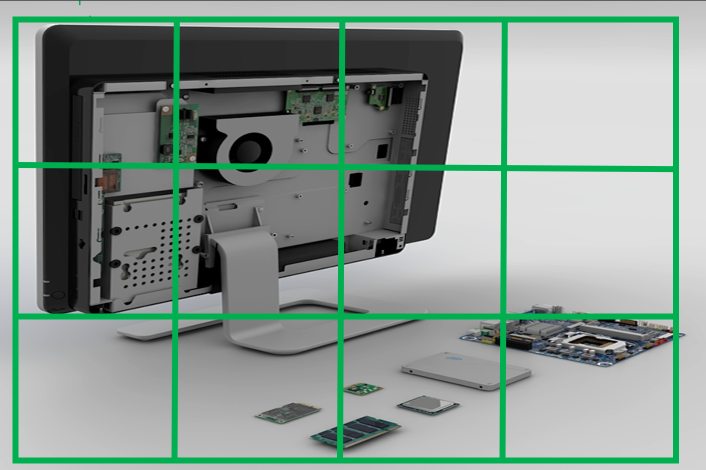
#> input picture assets/models/computer_grid.png, 1412 x 940 px (shown at 1/2 size)
$ python test-line-detector.py   (older library calls are emulated)
#> lines starting #> are read from the running program, lines starting #| are printed output that depends on the picture; after the words box and inside, x2 and y2 are one past the last pixel; in counts of white or black regions, pixels touching at a corner belong together
### src/LineDetector.py
import numpy as np
import cv2
import math


class LineDetector:
    """
    This class applies different mechanisms to detect lines in an image

    """

    def __init__(self, input_image, desc=None):
        self.desc = desc
        self.input_image = None
        self.output_image = None
        print("Line detector initalized")

    def get_only_one_color(self, input_image):

        hsv = cv2.cvtColor(input_image, cv2.COLOR_BGR2HSV)

        # mask = cv2.inRange(hsv, (36, 25, 25), (86, 255,255))
        mask = cv2.inRange(hsv, (30, 10, 0), (80, 255, 255))

        ## slice the green
        imask = mask > 0
        green = np.zeros_like(input_image, np.uint8)
        green[imask] = input_image[imask]

        return green

    def auto_canny(self, image, sigma=0.33):
        # compute the median of the single channel pixel intensities
        v = np.median(image)
        # apply automatic Canny edge detection using the computed median
        lower = int(max(0, (1.0 - sigma) * v))
        upper = int(min(255, (1.0 + sigma) * v))
        edged = cv2.Canny(image, lower, upper)
        # return the edged image
        return edged

    def apply_line_detection(self, input_image):

        # Input image
        self.input_image = input_image
        self.output_image = input_image

        # apply edge detection
        low_threshold = 50
        high_threshold = 200
        edges = cv2.Canny(np.uint8(self.input_image), low_threshold, high_threshold)
        kernel = np.ones((4, 4), np.uint8)
        dilated_edges = cv2.dilate(edges, kernel, iterations=1)

        # now appy hough line detection
        # Perform HoughLinesP tranform.
        # distance resolution in pixels of the Hough grid
        rho = 1

        # angular resolution in radians of the Hough grid
        theta = np.pi / 180

        # minimum number of votes (intersections in Hough grid cell)
        threshold = 15

        # minimum number of pixels making up a line
        min_line_length = 200

        # maximum gap in pixels between connectable line segments
        max_line_gap = 20

        # lines = cv2.HoughLines(dilated_edges, 1, np.pi / 180, 200)

        lines = cv2.HoughLinesP(dilated_edges, rho, theta, threshold, np.array([]),
                                min_line_length, max_line_gap)

        for line in lines:
            for x1, y1, x2, y2 in line:
                Angle = math.atan2(y2 - y1, x2 - x1) * 180.0 / np.pi
                cv2.line(self.output_image, (x1, y1), (x2, y2), (0, 0, 255), 2)
                # cv2.putText(self.output_image, str(counter), (x1, y1), cv2.FONT_HERSHEY_SIMPLEX, 2, (255,233,0))

        return lines, self.output_image

    def dilate_edges(self, edges):
        kernel = np.ones((5, 5), np.uint8)
        dilation = cv2.dilate(edges, kernel, iterations=1)
        return dilation

    # [19 lines left out: function get_final_result, not called in this run]

    def fastFeatureDetector(self, img):
        # Initiate FAST object with default values
        fast = cv2.FastFeatureDetector()

        # find and draw the keypoints
        kp = fast.detect(img, None)
        img2 = cv2.drawKeypoints(img, kp, color=(255, 0, 0))

        return img2

### src/test-line-detector.py
import cv2
import numpy as np
import importlib
from LineDetector import LineDetector

if __name__ == '__main__':

    # read the image using opencv
    data_input = '../assets/models/computer_grid.png'
    model = '../assets/models/blue-greed.png'
    dim = (900, 900)
    img_in = cv2.resize(cv2.imread(data_input), dim)
    # img_in = cv2.cvtColor(img_in, cv2.COLOR_BGR2GRAY)

    model_in = cv2.resize(cv2.imread(model), dim)
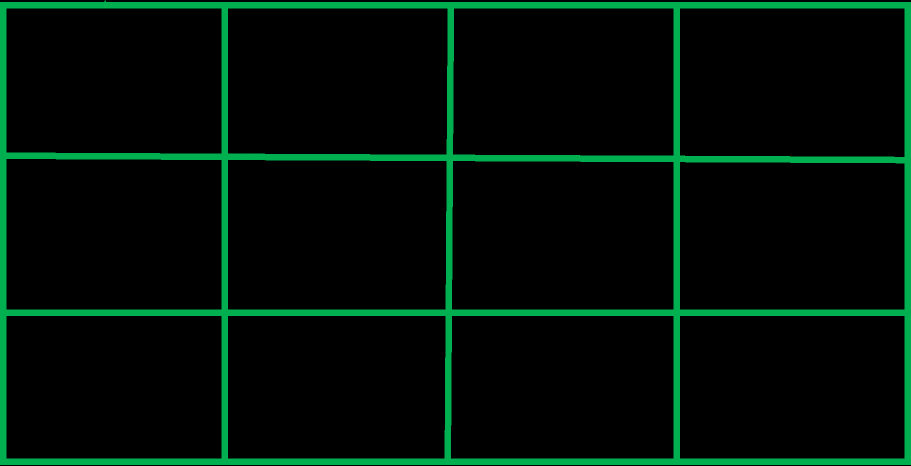
#> input picture assets/models/blue-greed.png, 1822 x 931 px (shown at 1/2 size)

    # This is intersting
    input_image = img_in.copy()
    model_image = model_in.copy()

    # create line detector onbject
    detector = LineDetector("Line detector")

    # 1. Get only Green
    green_only = detector.get_only_one_color(input_image)
#> in get_only_one_color, `hsv = cv2.cvtColor(input_image, cv2.COLOR_BGR2HSV)`: hsv: shape (900, 900, 3); mean H, S, V 20.7, 24.9, 152.6
#> in get_only_one_color, `mask = cv2.inRange(hsv, (30, 10, 0), (80, 255, 255))`:
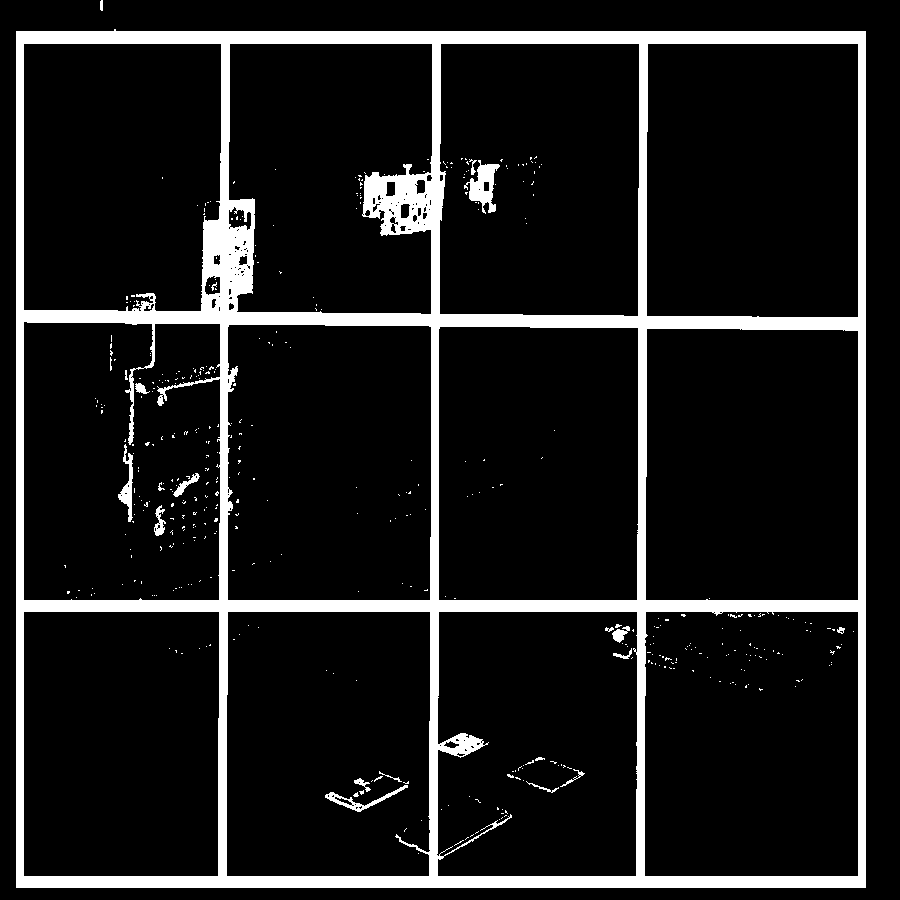
#> mask: shape (900, 900); 11.1% white; 442 white regions (420 under 20 px), largest, box (x1, y1, x2, y2) and area: (16, 29, 866, 888) 85290, (464, 160, 500, 214) 861, (118, 444, 133, 522) 449
    green_only_copy = green_only.copy()

    # get edge detection first and then lines
    gray_input = cv2.cvtColor(green_only_copy, cv2.COLOR_BGR2GRAY)
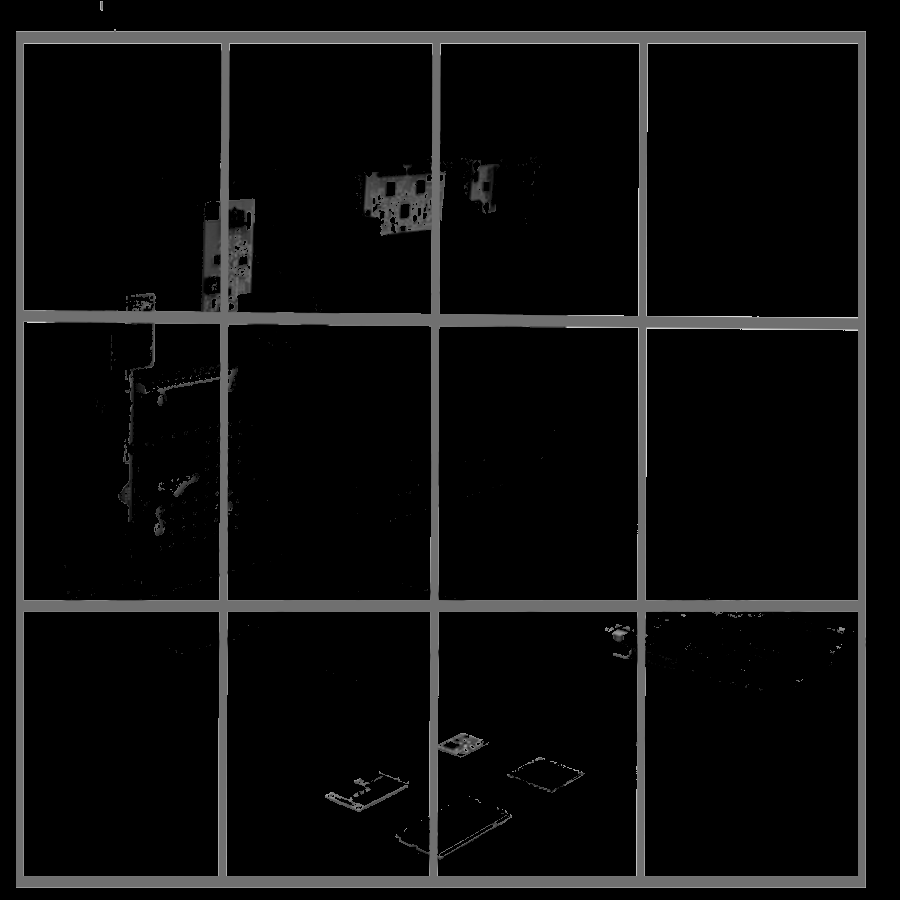
#> gray_input: shape (900, 900); min 0, max 220, mean 12.1
    edges = detector.auto_canny(gray_input)
#> in auto_canny, `v = np.median(image)`: v = 0
#> in auto_canny, `edged = cv2.Canny(image, lower, upper)`: edged: shape (900, 900); 2.9% white in thin lines or dots


    # 2. Detect Lines
    lines_input, output_image_input = detector.apply_line_detection(green_only_copy)
#> in apply_line_detection, `edges = cv2.Canny(np.uint8(self.input_image), low_threshold, high_thre..`: edges: shape (900, 900); 2.7% white in thin lines or dots
#> in apply_line_detection, `dilated_edges = cv2.dilate(edges, kernel, iterations=1)`:
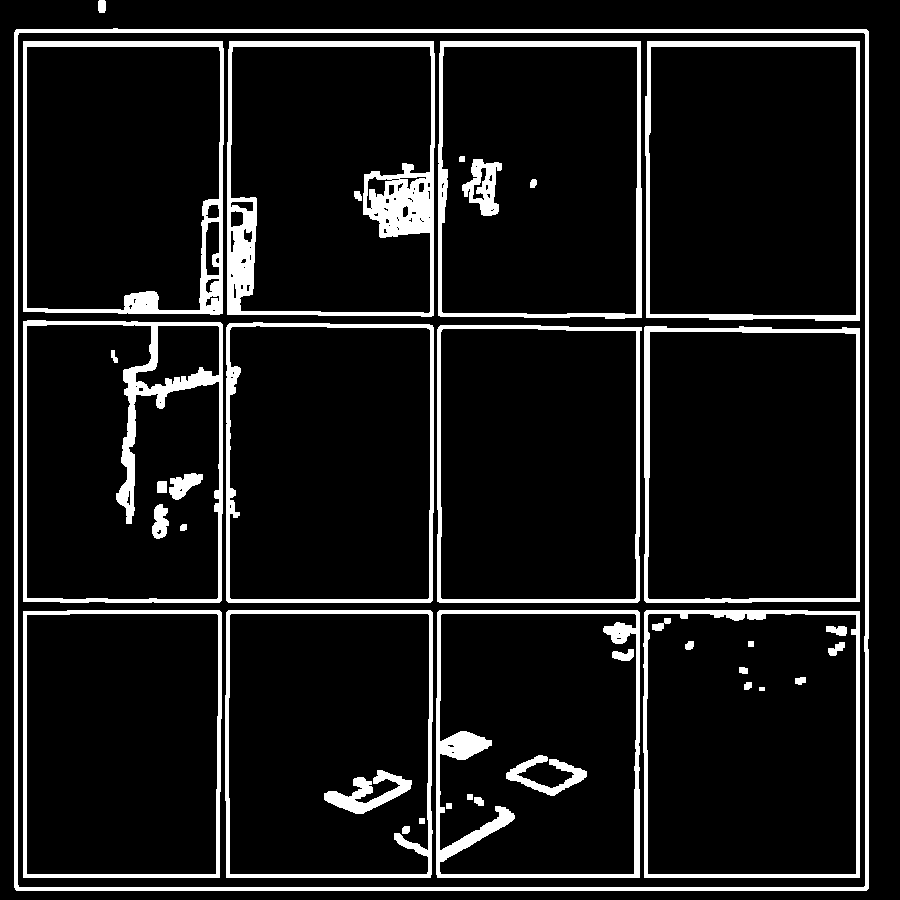
#> dilated_edges: shape (900, 900); 10.2% white; 40 white regions, largest, box (x1, y1, x2, y2) and area: (14, 28, 869, 891) 13675, (227, 41, 435, 317) 9589, (23, 320, 223, 603) 7069
#> in apply_line_detection, `lines = cv2.HoughLinesP(dilated_edges, rho, theta, threshold, np.array..`: lines = 90 rows, first 6: [14, 875, 868, 875], [14, 41, 868, 41], [228, 890, 228, 29], [14, 46, 868, 46], [14, 887, 868, 887], [14, 611, 868, 611]
#> the loop in apply_line_detection, `for line in lines:` made 90 passes
#> line on passes 1 to 12: [[14, 875, 868, 875]], [[14, 41, 868, 41]], [[228, 890, 228, 29]], [[14, 46, 868, 46]], [[14, 887, 868, 887]], [[14, 611, 868, 611]], [[210, 314, 752, 314]], [[14, 42, 868, 42]], [[14, 876, 868, 876]], [[14, 600, 868, 600]], [[15, 31, 868, 31]], [[14, 599, 868, 599]]
#> after the loop in apply_line_detection, `for line in lines:`:
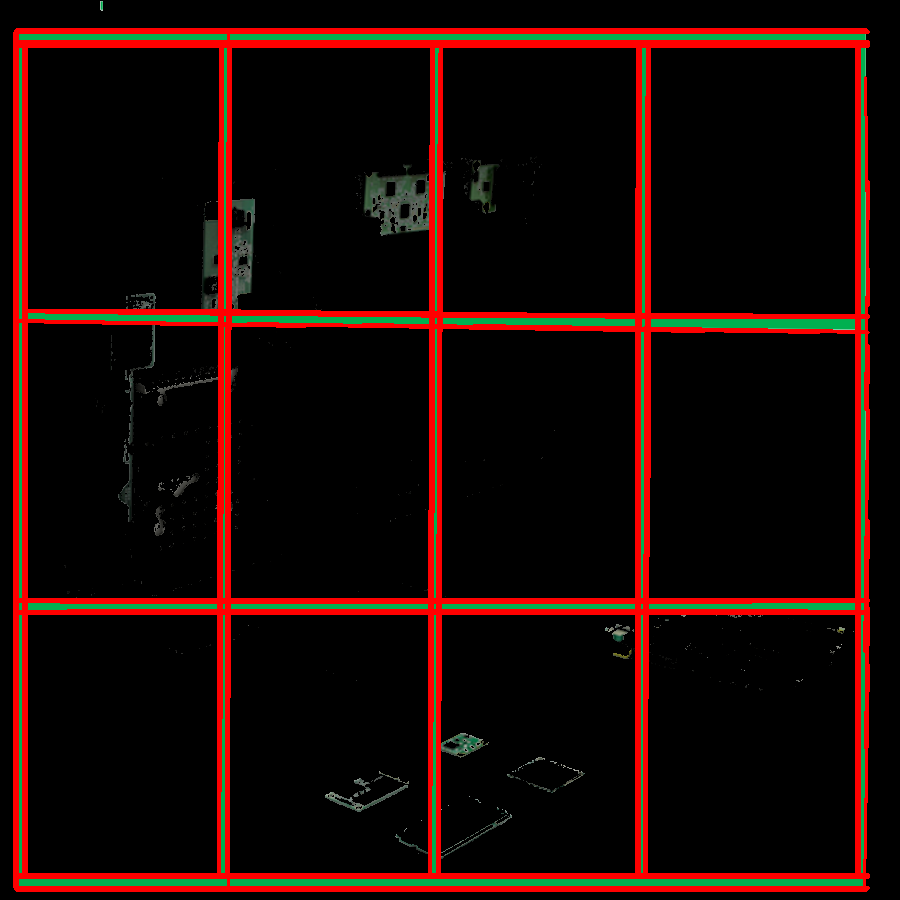
#> self.output_image: shape (900, 900, 3); mean B, G, R 4.1, 8.1, 28.1
#> lines_input has the same summary as lines in apply_line_detection
    gray_input = cv2.cvtColor(output_image_input, cv2.COLOR_BGR2GRAY)

    # detect edges
    edges = detector.auto_canny(gray_input)
#> in auto_canny (call 2), `edged = cv2.Canny(image, lower, upper)`: edged: shape (900, 900); 4.4% white in thin lines or dots

    # error the some lines
    dilated_edges = detector.dilate_edges(edges)
#> in dilate_edges, `dilation = cv2.dilate(edges, kernel, iterations=1)`:
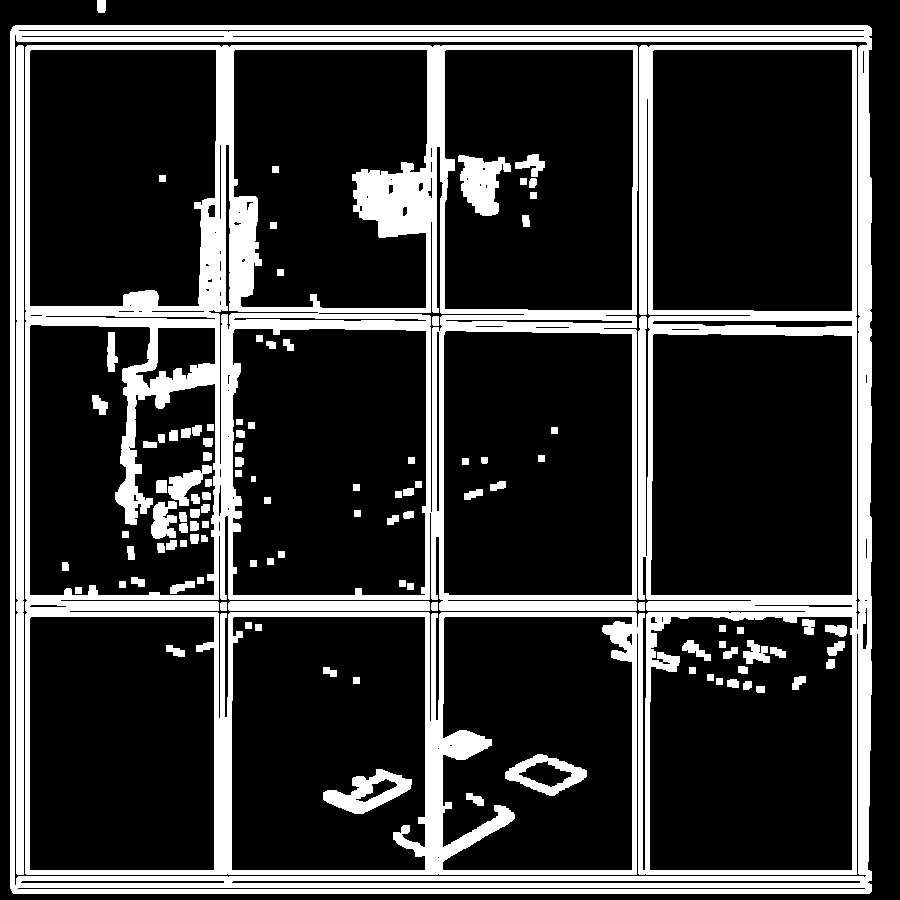
#> dilation: shape (900, 900); 20.8% white; 110 white regions, largest, box (x1, y1, x2, y2) and area: (10, 25, 872, 894) 144370, (16, 45, 24, 875) 6623, (228, 601, 430, 611) 2015

    # 4. get corenrs
    corners = detector.fastFeatureDetector(dilated_edges)
#> in fastFeatureDetector, `kp = fast.detect(img, None)`: kp = 225 keypoints; strongest (x, y, size): (15, 25, 7), (867, 25, 7), (10, 31, 7), (228, 31, 7)
    #corners_input = detector.get_final_result(dilated_edges)

    #
    # lines_model, output_image_model = detector.apply_line_detection(model_image)

    # Display results
    cv2.imshow('Original Image', corners)
    #cv2.imshow('Lines Input', corners_input)

    # cv2.imshow('Lines Model', output_image_model)
    # cv2.imshow('Corner', corners)

    if cv2.waitKey(0) & 0xff == 27:
#> (key Esc is pressed here)
        cv2.destroyAllWindows()
